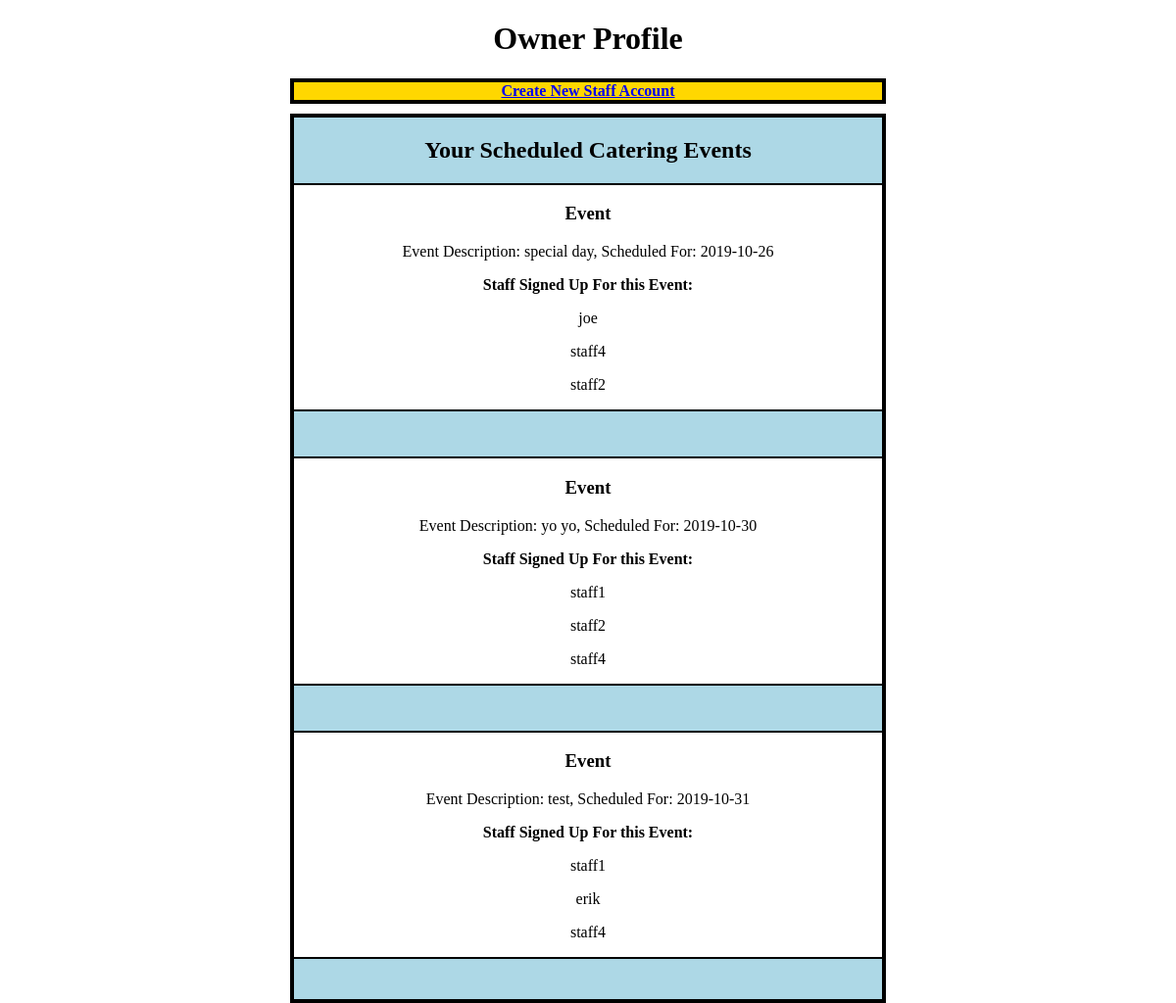
/owner, run on the app's committed database.
### models.py (models this page shows, shortened)
class Event(db.Model):
    event_id = db.Column(db.Integer, primary_key = True)
    user_id = db.Column(db.Integer, db.ForeignKey('users.id'), nullable= False)
    description = db.Column(db.Text, nullable = False)
    date = db.Column(db.String(8), unique = True, nullable = False)
    staffOne = db.Column(db.String(24), nullable = True)
    staffTwo = db.Column(db.String(24), nullable = True)
    staffThree = db.Column(db.String(24), nullable = True)
    def __repr__(self):
        return 'Event Description: {}, Scheduled For: {}'.format(self.description, self.date)

### catering.py (the view)
@app.route("/owner")
def owner_profile():
	all_events = Event.query.order_by(Event.date).all()
	return render_template("ownerProfile.html", events = all_events)

### catering.py (called while the page is built)
@app.before_request
def before_request():
	g.user = None
	if 'id' in session:
		g.user = User.query.filter_by(id = session['id']).first()

### templates/ownerProfile.html (shortened to what this page needs)
{% extends "base.html" %}
{% block body %}
    <h1>Owner Profile</h1>
    <div class = format>
        <a class = "btn btn-primary" href="{{ url_for('add_staff') }}"><strong>Create New Staff Account</strong></a>
    </div>
        {% if events %}
            <div class= eventList>
                <h2>Your Scheduled Catering Events</h2>
                {% for event in events %}
                        <li>
                            <h3>Event</h3>
                            {{event}}
                            <p><strong>Staff Signed Up For this Event:</strong></p>
                            {% if not event.staffOne and not event.staffTwo and not event.staffThree %}
                                <p class = noStaff><strong>You have no staff signed up for this event!</strong></p>
                            {% else %}
                                {% if event.staffOne %}
                                    <p>{{event.staffOne}}</p>
                                {% endif %}
                                {% if event.staffTwo %}
                                    <p>{{event.staffTwo}}</p>
                                {% endif %}
                                {% if event.staffThree %}
                                    <p>{{event.staffThree}}</p>
                                {% endif %}
                            {% endif %}
                        </li>
                    <br></br>
                {% endfor %}
            </div>
        {% else %}
            <div class = eventList>
                <h2>Your Scheduled Catering Events</h2>
                <p class =noStaff><strong>There are no catering events scheduled, get to work!</strong></p>
            </div>
        {% endif %}
{% endblock %}

### templates/base.html (shortened to what this page needs)
<!DOCTYPE html>
<html>
	<head>
        <link rel="stylesheet" type = "text/css" href="{{ url_for('static', filename='style.css') }}">
	</head>
	<body>
		{% block body %}
		{% endblock %}
	</body>
</html>

### static/style.css (style rules this page uses)
body { margin: auto; text-align: center; padding: 0; }
li { text-align: center; background-color: white; border-bottom: solid black 2px; border-top: solid black 2px; list-style-type: none; margin-top: 5px; margin-bottom: 5px; }
.format { background-color: gold; text-align: center; border: solid black 4px; margin-top: 10px; margin-bottom: 10px; margin-left: auto; margin-right: auto; width: 50%; }
.eventList { background-color: lightblue; border: solid black 4px; color: black; text-align: center; margin: auto; width: 50% }

### data on the page
Event: description+date "Event Description: special day, Scheduled For: 2019-10-26", staffOne "joe", staffTwo "staff4", staffThree "staff2"
Event: description+date "Event Description: yo yo, Scheduled For: 2019-10-30", staffOne "staff1", staffTwo "staff2", staffThree "staff4"
Event: description+date "Event Description: test, Scheduled For: 2019-10-31", staffOne "staff1", staffTwo "erik", staffThree "staff4"
